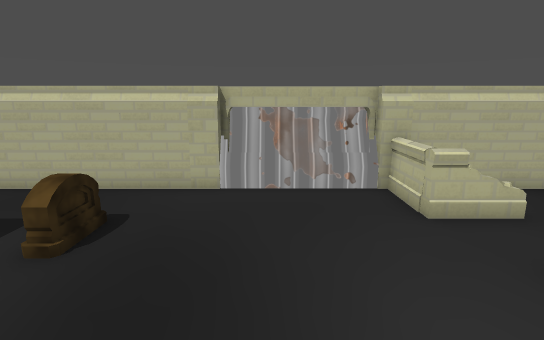
view 1 (above)

17 first-person views from a walk through a 3-D level made in the Godot game engine. The camera is 1.2 m above the floor, tilts 12° down and sees 80° across. The floor is counted in squares, 0.5 m on a side. Each view is taken from the middle of a square. On the plan, view 1 faces up. The plan holds only what a view shows up to about 20 squares ahead; the rest is blank. Some surface patterns are stand-ins.

view 2
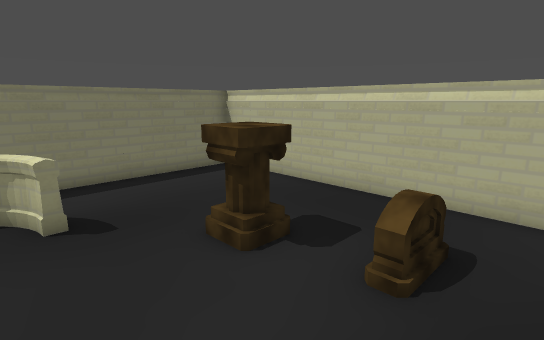

view 3
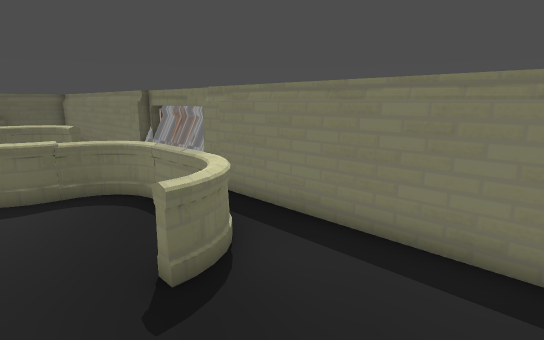

view 4
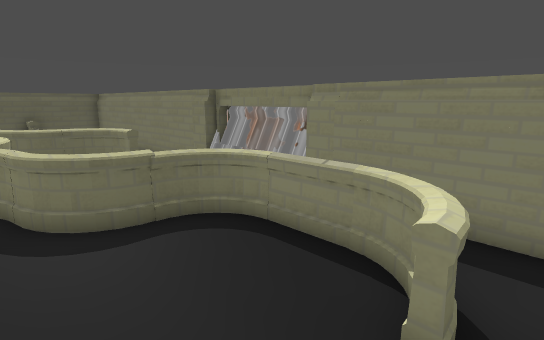

view 5
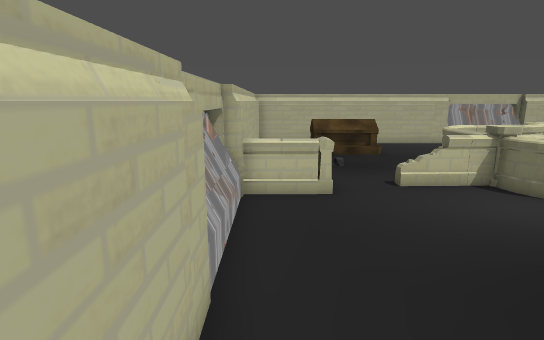

view 6
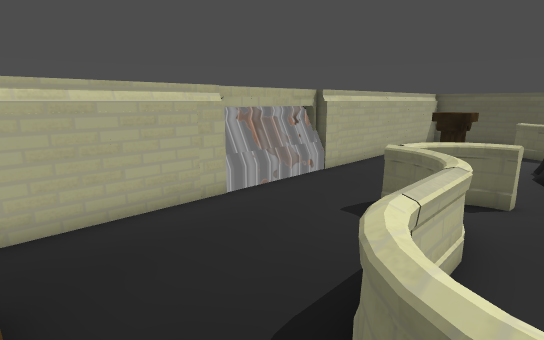

view 7
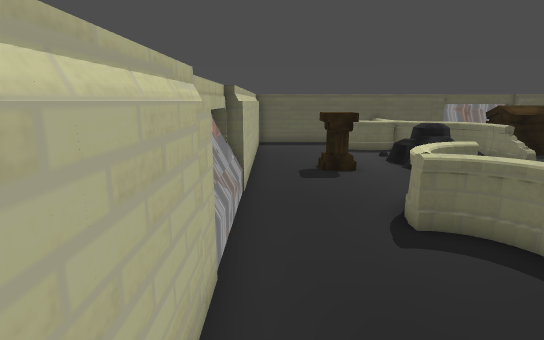

view 8
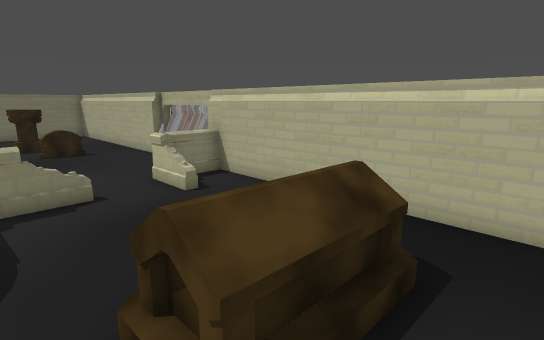

view 9
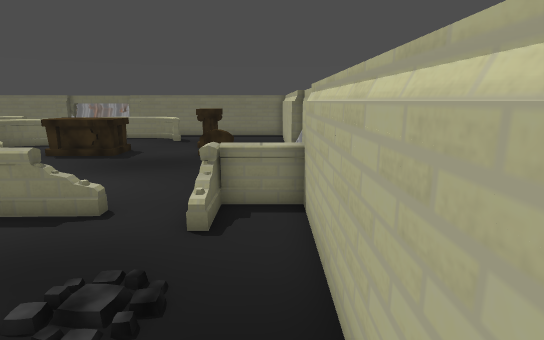

view 10
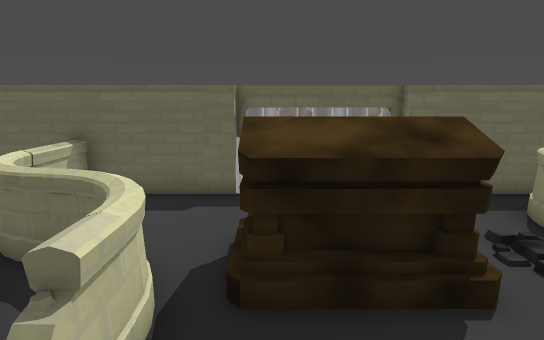

view 11
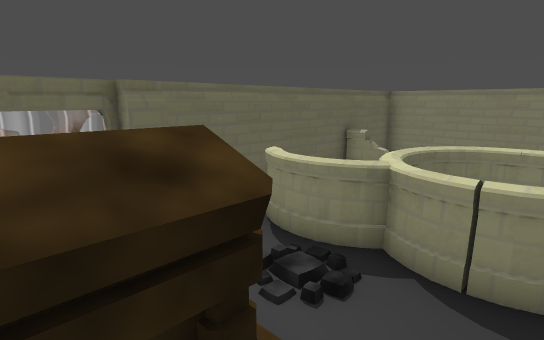

view 12
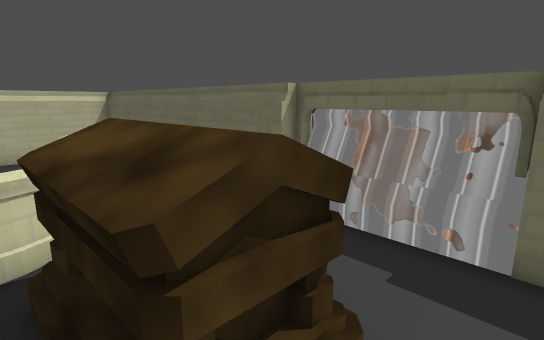

view 13
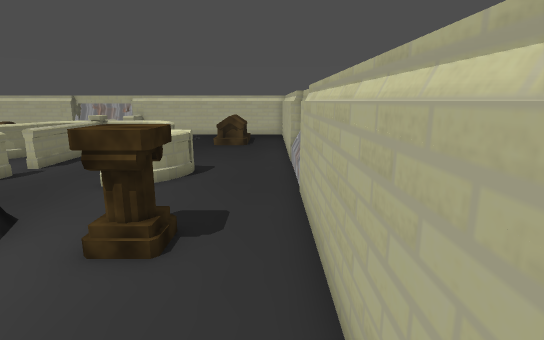

view 14
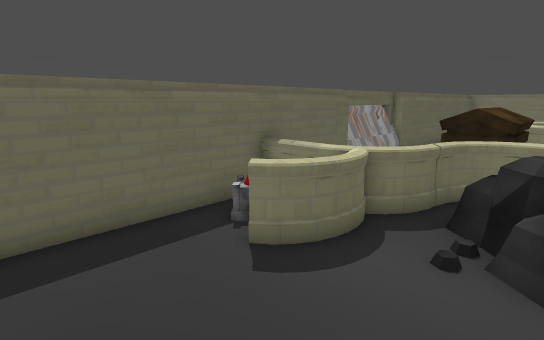

view 15
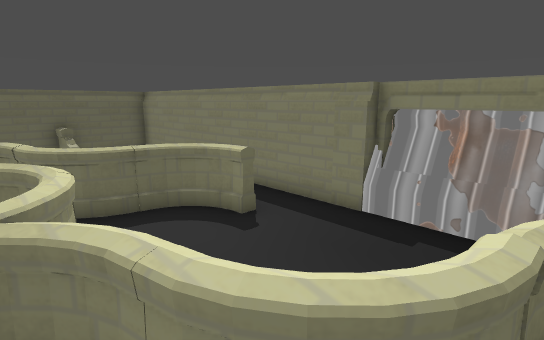

view 16
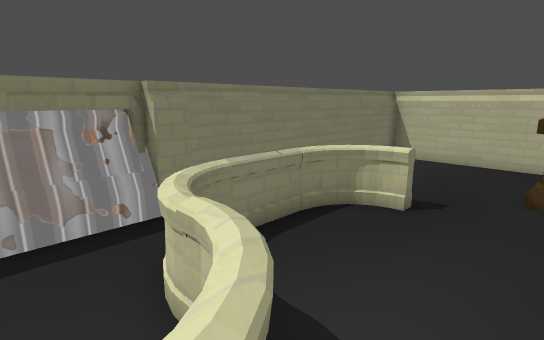

view 17
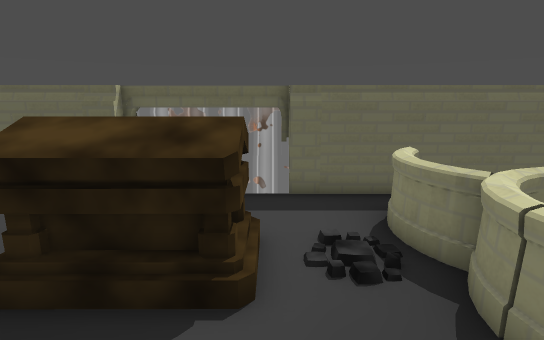

### Floor plan
Key: @ floor where view 1 was taken; # wall or solid block; x gap in a wall; . floor; / step, stairs or slope; = window, fence, low wall or low ledge; ^ raised ledge; G gate; C column; R rock; A altar; O other object.
Columns run from 13 left of view 1 to 15 right of it. Each row starts with its distance up from view 1.
 10             GGGGG
  9  ##########GGGGGG##########^
  8  #..............==....  ...^
  7  #..............==....  ...^
  6  #...............=.... OO..^
  5  #....CC...............OO..^
  4  #....CC...............OO..^
  3  #...............=#....=x..^
  2  #.CC............C#=C......^
  1  #CC....AAA... CCC#=CC.....^
  0 ##==.... AA..@ CC==  C=....^
 -1 ##==.... AA.  CC.== .==....#
 -2 GGCC.... AA   CC.== .==....G
 -3 G..CCC..        .==..CC....GG
 -4 G....CC.         .....CC...GG
 -5 G...  C.         C....CC...GG
 -6 G.... CCC       CC...CC....GG
 -7 GG... CCC       C  ........G
 -8 ##CC..C             .......^
 -9 ## C..CC    .  .     ..CC..^
-10  # CCC   C      ..   ..CC..^
-11  #   CC  C.   ..===RRO.....^
-12  #    C  CC.....C=^RR......^
-13  #    CCCC^..^^^^C==.......^
-14  #     CCC^^^^ ^^^CCCCC....^
-15 ##       CC^^^  ^^^ ==C....^
-16 ##  O    C^^^^^ ^^^ ^ /....^
-17 #^^^^^^^^^^G^^^ GG^^^^^^^^^^
-18  ^#########GGGGGG##########^

Where each view was taken, in squares from view 1:
view 1: 0 up, 0 right, facing up
view 2: 1 up, 2 left, facing up-left
view 3: 6 up, 7 left, facing down-left
view 4: 3 up, 6 left, facing down-left
view 5: 8 up, 5 left, facing right
view 6: 3 up, 7 right, facing down-right
view 7: 2 up, 13 right, facing down
view 8: 2 up, 13 right, facing up-left
view 9: 8 up, 11 right, facing left
view 10: 9 down, 2 right, facing down
view 11: 11 down, 1 right, facing down-left
view 12: 12 down, 2 left, facing down-right
view 13: 15 down, 13 right, facing up
view 14: 11 down, 13 right, facing down-left
view 15: 3 down, 6 left, facing down-left
view 16: 5 down, 6 left, facing up-left
view 17: 9 down, 1 left, facing down
